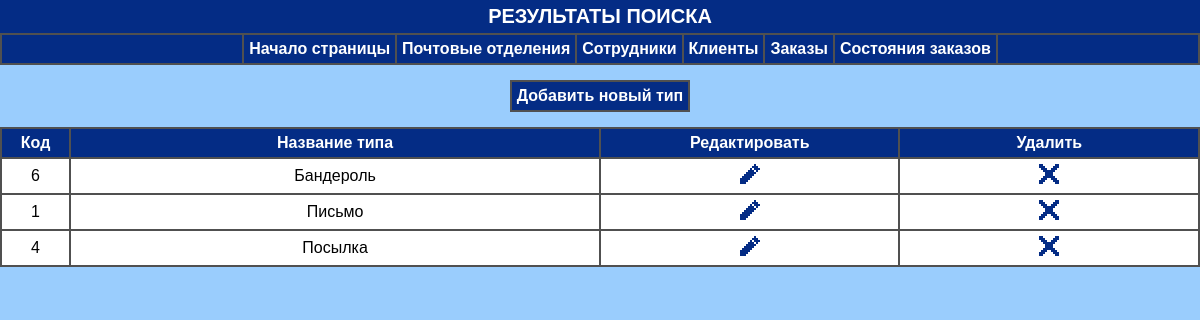
The page /typeOfCorrespondence/searchResultTypeOfCorrespPage.php on the database its author committed.
### tables this page shows
CREATE TABLE IF NOT EXISTS `corresptype` (
  `correspTypeID` int(11) unsigned NOT NULL AUTO_INCREMENT,
  `typeName` varchar(50) NOT NULL,
  PRIMARY KEY (`correspTypeID`)
);

### functions_db.php (called while the page is built, shortened)
<?php
$link = false;
function corresp_type_search($searchCorrespType)
{
    global $link;
    $res = mysqli_query($link, "SELECT * FROM corresptype WHERE typeName LIKE '%$searchCorrespType%' ORDER BY typeName");
    return $res;
}
?>

### typeOfCorrespondence/searchResultTypeOfCorrespPage.php (the view, shortened to what this page needs)
<?php
include "../functions_db.php";
$searchTerm = $_GET['search_term'];
$corresp_type_info = corresp_type_search($searchTerm);
?>
<!DOCTYPE html>
<html lang = "en">
<head>
    <link rel = "stylesheet" href = "typeOfCorrespPageStyle.css">
</head>
<body>
    <section class = "beginning", id='home'>
        <div class = "title_text">РЕЗУЛЬТАТЫ ПОИСКА</div>
    </section>
    <div class="nav">
        <ul>
            <li><a href="#home">Начало страницы</a></li>
            <li><a href="../departments/departmentsPage.php">Почтовые отделения</a></li>
            <li><a href="../workers/workersPage.php">Сотрудники</a></li>
            <li><a href="../clients/clientsPage.php">Клиенты</a></li>
            <li><a href="../orders/ordersPage.php">Заказы</a></li>
            <li><a href="../tabPartOrders/statusOrderPage.php">Состояния заказов</a></li>
        </ul>
    </div>
    <section class = "add_and_find_corresp_type">
        <div class = "add_corresp_type_button">
            <a href = "typeOfCorrespAddPage.php">Добавить новый тип</a>
        </div>
    </section>
    <div class = "table">
        <table>
            <thead><th>Код</th><th>Название типа</th><th>Редактировать</th><th>Удалить</th></thead>
            <?php
                foreach($corresp_type_info as $corresp_type)
                {
                    $corresp_type_id = $corresp_type["correspTypeID"];
                    $corresp_type_name = $corresp_type["typeName"];
                    echo "<tr><td>$corresp_type_id</td>
                    <td>$corresp_type_name</td>
                    <td><a href = typeOfCorrespEditPage.php?typeOfCorrespEditById=$corresp_type_id><img src = '../Resources/edit.png'</a></td>
                    <td><a href = typeOfCorrespDeleteByIdController.php?typeOfCorrespDelById=$corresp_type_id><img src = '../Resources/cross.png'</a></td></tr>";
                }
            ?>
        </table>
    </div>
</body>
</html>

### typeOfCorrespondence/typeOfCorrespPageStyle.css (style rules this page uses)
body { font-family: Arial, Helvetica, sans-serif; background-color: rgb(154, 205, 253); min-width: 1000px; margin: 0px; }
.beginning { display: flex; justify-content: center; background: rgb(4, 44, 133); padding: 5px; }
.title_text { color: rgb(255, 255, 255); font-size: 20px; font-weight: bold; }
.nav { z-index: 1; position: sticky; top: 0; }
.nav ul { display: flex; justify-content: center; background-color: rgb(4, 44, 133); border: 2px solid rgb(80, 80, 80); margin: 0px; }
.nav li { border-right: 2px solid rgb(80, 80, 80); padding: 5px; list-style-type: none; }
li:first-child { border-left: 2px solid rgb(80, 80, 80); }
.add_and_find_corresp_type { display: flex; justify-content: center; }
.add_corresp_type_button { padding: 5px; margin: 15px; background-color:rgb(4, 44, 133); border: 2px solid rgb(80, 80, 80); white-space: nowrap; }
a { color: rgb(255, 255, 255); text-decoration: none; font-weight: bold; }
table { border: 2px solid rgb(80, 80, 80); table-layout: fixed; width: 100%; border-collapse: collapse; }
table th { color: rgb(255, 255, 255); font-weight: bold; padding: 5px; background: rgb(4, 44, 133); border: 2px solid rgb(80, 80, 80); overflow: hidden; }
table td { background: rgb(255, 255, 255); padding: 5px; border: 2px solid rgb(80, 80, 80); overflow: hidden; text-align: center; }
th:nth-child(1), td:nth-child(1) { width: 5%; }
th:nth-child(2), td:nth-child(2) { width: 45%; }
th:nth-child(3), td:nth-child(3), th:nth-child(4), td:nth-child(4) { width: 25%; }

### rows shown on the page
corresptype: correspTypeID "6", typeName "Бандероль"
corresptype: correspTypeID "1", typeName "Письмо"
corresptype: correspTypeID "4", typeName "Посылка"
